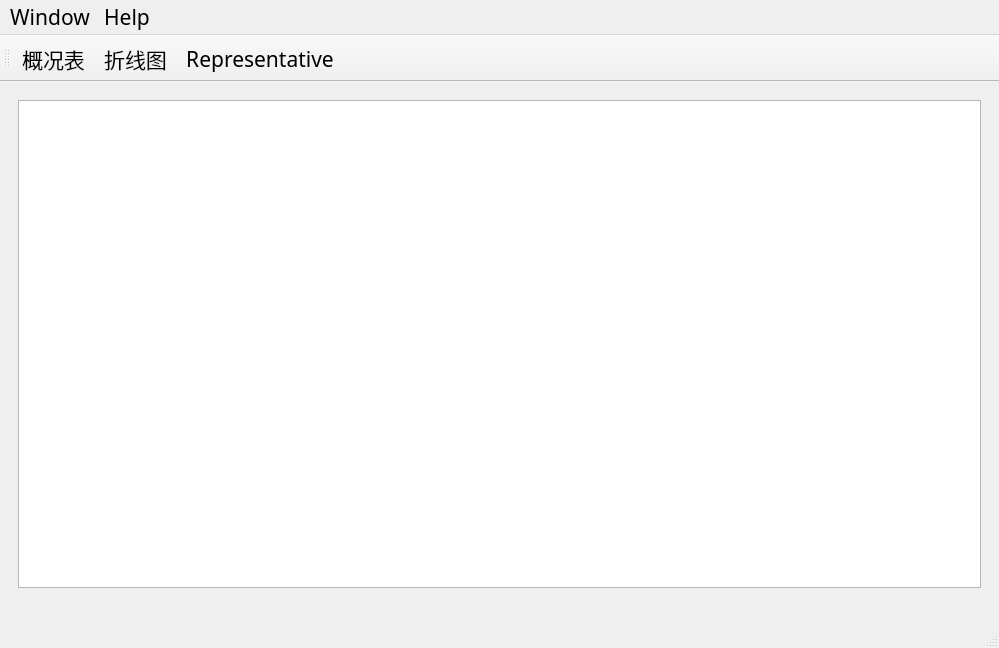
<?xml version="1.0" encoding="UTF-8"?>
<ui version="4.0">
 <class>MainWindow</class>
 <widget class="QMainWindow" name="MainWindow">
  <property name="geometry">
   <rect>
    <x>0</x>
    <y>0</y>
    <width>999</width>
    <height>648</height>
   </rect>
  </property>
  <property name="font">
   <font>
    <family>Agency FB</family>
    <pointsize>20</pointsize>
   </font>
  </property>
  <property name="contextMenuPolicy">
   <enum>Qt::DefaultContextMenu</enum>
  </property>
  <property name="windowTitle">
   <string>MainWindow</string>
  </property>
  <property name="toolButtonStyle">
   <enum>Qt::ToolButtonTextUnderIcon</enum>
  </property>
  <widget class="QWidget" name="centralwidget">
   <layout class="QGridLayout" name="gridLayout">
    <item row="2" column="0">
     <widget class="QStackedWidget" name="stackedWidget">
      <property name="currentIndex">
       <number>2</number>
      </property>
      <widget class="QWidget" name="pageLine">
       <layout class="QHBoxLayout" name="horizontalLayout_2">
        <item>
         <widget class="QSplitter" name="splitter">
          <property name="orientation">
           <enum>Qt::Horizontal</enum>
          </property>
          <widget class="QWidget" name="layoutWidget">
           <layout class="QVBoxLayout" name="verticalLayout" stretch="0,0,0,0,5,1,1,1">
            <item>
             <widget class="QFrame" name="frame">
              <property name="frameShape">
               <enum>QFrame::StyledPanel</enum>
              </property>
              <property name="frameShadow">
               <enum>QFrame::Raised</enum>
              </property>
             </widget>
            </item>
            <item>
             <widget class="QLabel" name="label_2">
              <property name="font">
               <font>
                <family>Microsoft YaHei UI</family>
                <pointsize>13</pointsize>
               </font>
              </property>
              <property name="text">
               <string>Control Single Feature (for Univariate, Scatter, Boxplot)</string>
              </property>
             </widget>
            </item>
            <item>
             <widget class="QComboBox" name="comboBox">
              <property name="enabled">
               <bool>true</bool>
              </property>
              <property name="sizePolicy">
               <sizepolicy hsizetype="Expanding" vsizetype="Fixed">
                <horstretch>0</horstretch>
                <verstretch>0</verstretch>
               </sizepolicy>
              </property>
              <property name="font">
               <font>
                <pointsize>12</pointsize>
               </font>
              </property>
             </widget>
            </item>
            <item>
             <widget class="QLabel" name="label_3">
              <property name="font">
               <font>
                <family>Microsoft YaHei UI</family>
                <pointsize>13</pointsize>
               </font>
              </property>
              <property name="text">
               <string>Control Multivariate Features</string>
              </property>
             </widget>
            </item>
            <item>
             <widget class="QScrollArea" name="scrollArea_checkbox">
              <property name="widgetResizable">
               <bool>true</bool>
              </property>
              <widget class="QWidget" name="scrollAreaWidgetContents_2">
               <property name="geometry">
                <rect>
                 <x>0</x>
                 <y>0</y>
                 <width>586</width>
                 <height>298</height>
                </rect>
               </property>
               <layout class="QVBoxLayout" name="verticalLayout_2"/>
              </widget>
             </widget>
            </item>
            <item>
             <layout class="QHBoxLayout" name="horizontalLayout">
              <item>
               <widget class="QPushButton" name="playPauseButton">
                <property name="sizePolicy">
                 <sizepolicy hsizetype="Expanding" vsizetype="Expanding">
                  <horstretch>0</horstretch>
                  <verstretch>0</verstretch>
                 </sizepolicy>
                </property>
                <property name="styleSheet">
                 <string notr="true">QPushButton#playPauseButton
{
    border: none;
}</string>
                </property>
                <property name="text">
                 <string/>
                </property>
               </widget>
              </item>
              <item>
               <widget class="QPushButton" name="restartButton">
                <property name="sizePolicy">
                 <sizepolicy hsizetype="Expanding" vsizetype="Expanding">
                  <horstretch>0</horstretch>
                  <verstretch>0</verstretch>
                 </sizepolicy>
                </property>
                <property name="styleSheet">
                 <string notr="true">QPushButton#restartButton
{
    border: none;
}</string>
                </property>
                <property name="text">
                 <string/>
                </property>
               </widget>
              </item>
             </layout>
            </item>
            <item>
             <widget class="QLabel" name="speedlabel">
              <property name="sizePolicy">
               <sizepolicy hsizetype="Expanding" vsizetype="Expanding">
                <horstretch>0</horstretch>
                <verstretch>0</verstretch>
               </sizepolicy>
              </property>
              <property name="font">
               <font>
                <family>Microsoft YaHei UI</family>
                <pointsize>20</pointsize>
               </font>
              </property>
              <property name="text">
               <string>1 times speed</string>
              </property>
             </widget>
            </item>
            <item>
             <widget class="QSlider" name="horizontalSlider">
              <property name="sizePolicy">
               <sizepolicy hsizetype="Expanding" vsizetype="Fixed">
                <horstretch>0</horstretch>
                <verstretch>0</verstretch>
               </sizepolicy>
              </property>
              <property name="orientation">
               <enum>Qt::Horizontal</enum>
              </property>
             </widget>
            </item>
           </layout>
          </widget>
          <widget class="QTabWidget" name="tab">
           <property name="font">
            <font>
             <family>Microsoft YaHei UI</family>
             <pointsize>16</pointsize>
             <weight>50</weight>
             <bold>false</bold>
            </font>
           </property>
           <property name="currentIndex">
            <number>0</number>
           </property>
           <widget class="QWidget" name="tab_singal_line">
            <attribute name="title">
             <string>Univariate</string>
            </attribute>
            <layout class="QGridLayout" name="gridLayout_2">
             <item row="0" column="0">
              <widget class="QCustomPlot" name="single_line" native="true">
               <property name="enabled">
                <bool>true</bool>
               </property>
               <property name="styleSheet">
                <string notr="true"/>
               </property>
              </widget>
             </item>
            </layout>
           </widget>
           <widget class="QWidget" name="tab_high_line">
            <attribute name="title">
             <string>Multivariate</string>
            </attribute>
            <layout class="QHBoxLayout" name="horizontalLayout_4" stretch="10">
             <item>
              <widget class="QScrollArea" name="scrollArea_line">
               <property name="font">
                <font>
                 <family>Microsoft YaHei UI</family>
                 <pointsize>16</pointsize>
                 <weight>50</weight>
                 <bold>false</bold>
                </font>
               </property>
               <property name="widgetResizable">
                <bool>true</bool>
               </property>
               <widget class="QWidget" name="scrollAreaWidgetContents">
                <property name="geometry">
                 <rect>
                  <x>0</x>
                  <y>0</y>
                  <width>358</width>
                  <height>486</height>
                 </rect>
                </property>
               </widget>
              </widget>
             </item>
            </layout>
           </widget>
           <widget class="QCustomPlot" name="pageScatter">
            <attribute name="icon">
             <iconset>
              <normaloff>image/scatter.png</normaloff>image/scatter.png</iconset>
            </attribute>
            <attribute name="title">
             <string>Scatter</string>
            </attribute>
           </widget>
           <widget class="QWidget" name="pageThreeD">
            <attribute name="icon">
             <iconset>
              <normaloff>image/3Dscatter.png</normaloff>image/3Dscatter.png</iconset>
            </attribute>
            <attribute name="title">
             <string>Trajectory</string>
            </attribute>
           </widget>
           <widget class="QWidget" name="pagePie">
            <attribute name="icon">
             <iconset>
              <normaloff>image/pie.png</normaloff>image/pie.png</iconset>
            </attribute>
            <attribute name="title">
             <string>Pieplot</string>
            </attribute>
           </widget>
           <widget class="QCustomPlot" name="pageBox">
            <attribute name="icon">
             <iconset>
              <normaloff>image/boxplot.png</normaloff>image/boxplot.png</iconset>
            </attribute>
            <attribute name="title">
             <string>Boxplot</string>
            </attribute>
           </widget>
          </widget>
         </widget>
        </item>
       </layout>
      </widget>
      <widget class="QCustomPlot" name="pageAd"/>
      <widget class="QWidget" name="pageTable">
       <layout class="QVBoxLayout" name="verticalLayout_3">
        <item>
         <widget class="QTableWidget" name="tableWidget"/>
        </item>
       </layout>
      </widget>
      <widget class="QCustomPlot" name="pageLarge">
       <widget class="QLabel" name="label">
        <property name="geometry">
         <rect>
          <x>120</x>
          <y>100</y>
          <width>151</width>
          <height>81</height>
         </rect>
        </property>
        <property name="text">
         <string>大规模数据测试 </string>
        </property>
       </widget>
      </widget>
      <widget class="QWidget" name="pageRepresentative">
       <layout class="QVBoxLayout" name="verticalLayout_6">
        <item>
         <widget class="QSplitter" name="splitter_paramter_plot">
          <property name="enabled">
           <bool>true</bool>
          </property>
          <property name="sizePolicy">
           <sizepolicy hsizetype="Expanding" vsizetype="Preferred">
            <horstretch>3</horstretch>
            <verstretch>0</verstretch>
           </sizepolicy>
          </property>
          <property name="font">
           <font>
            <family>Microsoft YaHei UI</family>
            <pointsize>13</pointsize>
            <weight>50</weight>
            <bold>false</bold>
           </font>
          </property>
          <property name="orientation">
           <enum>Qt::Horizontal</enum>
          </property>
          <widget class="QFrame" name="frame_parameter">
           <property name="sizePolicy">
            <sizepolicy hsizetype="Expanding" vsizetype="Preferred">
             <horstretch>0</horstretch>
             <verstretch>0</verstretch>
            </sizepolicy>
           </property>
           <property name="frameShape">
            <enum>QFrame::StyledPanel</enum>
           </property>
           <property name="frameShadow">
            <enum>QFrame::Raised</enum>
           </property>
           <layout class="QVBoxLayout" name="verticalLayout_4">
            <item>
             <widget class="QLabel" name="label_k">
              <property name="sizePolicy">
               <sizepolicy hsizetype="Expanding" vsizetype="Preferred">
                <horstretch>0</horstretch>
                <verstretch>0</verstretch>
               </sizepolicy>
              </property>
              <property name="text">
               <string>k</string>
              </property>
             </widget>
            </item>
            <item>
             <widget class="QSlider" name="horizontalSlider_k">
              <property name="orientation">
               <enum>Qt::Horizontal</enum>
              </property>
             </widget>
            </item>
            <item>
             <layout class="QHBoxLayout" name="horizontalLayout_k">
              <item>
               <spacer name="horizontalSpacer_label_k_num_left">
                <property name="orientation">
                 <enum>Qt::Horizontal</enum>
                </property>
                <property name="sizeHint" stdset="0">
                 <size>
                  <width>40</width>
                  <height>20</height>
                 </size>
                </property>
               </spacer>
              </item>
              <item>
               <widget class="QLabel" name="label_k_num">
                <property name="text">
                 <string>label_k_num</string>
                </property>
               </widget>
              </item>
              <item>
               <spacer name="horizontalSpacer_label_k_num_right">
                <property name="orientation">
                 <enum>Qt::Horizontal</enum>
                </property>
                <property name="sizeHint" stdset="0">
                 <size>
                  <width>40</width>
                  <height>20</height>
                 </size>
                </property>
               </spacer>
              </item>
             </layout>
            </item>
            <item>
             <widget class="QLabel" name="label_alpha">
              <property name="sizePolicy">
               <sizepolicy hsizetype="Expanding" vsizetype="Preferred">
                <horstretch>0</horstretch>
                <verstretch>0</verstretch>
               </sizepolicy>
              </property>
              <property name="text">
               <string>alpha</string>
              </property>
             </widget>
            </item>
            <item>
             <widget class="QSlider" name="horizontalSlider_alpha">
              <property name="orientation">
               <enum>Qt::Horizontal</enum>
              </property>
             </widget>
            </item>
            <item>
             <layout class="QHBoxLayout" name="horizontalLayout_alpha">
              <item>
               <widget class="QLabel" name="label_8">
                <property name="text">
                 <string>Coverage</string>
                </property>
               </widget>
              </item>
              <item>
               <spacer name="horizontalSpacer_label_alpha_num_left">
                <property name="orientation">
                 <enum>Qt::Horizontal</enum>
                </property>
                <property name="sizeHint" stdset="0">
                 <size>
                  <width>40</width>
                  <height>20</height>
                 </size>
                </property>
               </spacer>
              </item>
              <item>
               <widget class="QLabel" name="label_alpha_num">
                <property name="text">
                 <string>label_alpha_num</string>
                </property>
               </widget>
              </item>
              <item>
               <spacer name="horizontalSpacer_label_alpha_num_right">
                <property name="orientation">
                 <enum>Qt::Horizontal</enum>
                </property>
                <property name="sizeHint" stdset="0">
                 <size>
                  <width>40</width>
                  <height>20</height>
                 </size>
                </property>
               </spacer>
              </item>
              <item>
               <widget class="QLabel" name="label_9">
                <property name="text">
                 <string>Diversity</string>
                </property>
               </widget>
              </item>
             </layout>
            </item>
            <item>
             <widget class="QLabel" name="label_upload_data">
              <property name="sizePolicy">
               <sizepolicy hsizetype="Expanding" vsizetype="Preferred">
                <horstretch>0</horstretch>
                <verstretch>0</verstretch>
               </sizepolicy>
              </property>
              <property name="text">
               <string>upload data</string>
              </property>
             </widget>
            </item>
            <item>
             <widget class="QPushButton" name="uploadButton">
              <property name="text">
               <string>Click to Upload Dataset</string>
              </property>
             </widget>
            </item>
            <item>
             <layout class="QHBoxLayout" name="horizontalLayout_6">
              <item>
               <spacer name="horizontalSpacer">
                <property name="orientation">
                 <enum>Qt::Horizontal</enum>
                </property>
                <property name="sizeHint" stdset="0">
                 <size>
                  <width>40</width>
                  <height>20</height>
                 </size>
                </property>
               </spacer>
              </item>
              <item>
               <widget class="QLabel" name="label_4">
                <property name="text">
                 <string>selected column</string>
                </property>
               </widget>
              </item>
              <item>
               <spacer name="horizontalSpacer_2">
                <property name="orientation">
                 <enum>Qt::Horizontal</enum>
                </property>
                <property name="sizeHint" stdset="0">
                 <size>
                  <width>40</width>
                  <height>20</height>
                 </size>
                </property>
               </spacer>
              </item>
              <item>
               <widget class="QLabel" name="label_7">
                <property name="text">
                 <string>original column</string>
                </property>
               </widget>
              </item>
              <item>
               <spacer name="horizontalSpacer_3">
                <property name="orientation">
                 <enum>Qt::Horizontal</enum>
                </property>
                <property name="sizeHint" stdset="0">
                 <size>
                  <width>40</width>
                  <height>20</height>
                 </size>
                </property>
               </spacer>
              </item>
             </layout>
            </item>
            <item>
             <layout class="QHBoxLayout" name="horizontalLayout_5">
              <item>
               <spacer name="horizontalSpacer_4">
                <property name="orientation">
                 <enum>Qt::Horizontal</enum>
                </property>
                <property name="sizeHint" stdset="0">
                 <size>
                  <width>40</width>
                  <height>20</height>
                 </size>
                </property>
               </spacer>
              </item>
              <item>
               <widget class="QScrollArea" name="scrollArea_selected_column">
                <property name="widgetResizable">
                 <bool>true</bool>
                </property>
                <widget class="QWidget" name="scrollAreaWidgetContents_3">
                 <property name="geometry">
                  <rect>
                   <x>0</x>
                   <y>0</y>
                   <width>100</width>
                   <height>304</height>
                  </rect>
                 </property>
                </widget>
               </widget>
              </item>
              <item>
               <spacer name="horizontalSpacer_5">
                <property name="orientation">
                 <enum>Qt::Horizontal</enum>
                </property>
                <property name="sizeHint" stdset="0">
                 <size>
                  <width>40</width>
                  <height>20</height>
                 </size>
                </property>
               </spacer>
              </item>
              <item>
               <widget class="QScrollArea" name="scrollArea_original_column">
                <property name="widgetResizable">
                 <bool>true</bool>
                </property>
                <widget class="QWidget" name="scrollAreaWidgetContents_5">
                 <property name="geometry">
                  <rect>
                   <x>0</x>
                   <y>0</y>
                   <width>100</width>
                   <height>304</height>
                  </rect>
                 </property>
                </widget>
               </widget>
              </item>
              <item>
               <spacer name="horizontalSpacer_6">
                <property name="orientation">
                 <enum>Qt::Horizontal</enum>
                </property>
                <property name="sizeHint" stdset="0">
                 <size>
                  <width>40</width>
                  <height>20</height>
                 </size>
                </property>
               </spacer>
              </item>
             </layout>
            </item>
           </layout>
          </widget>
          <widget class="QFrame" name="frame_plot">
           <property name="sizePolicy">
            <sizepolicy hsizetype="Expanding" vsizetype="Preferred">
             <horstretch>0</horstretch>
             <verstretch>0</verstretch>
            </sizepolicy>
           </property>
           <property name="frameShape">
            <enum>QFrame::StyledPanel</enum>
           </property>
           <property name="frameShadow">
            <enum>QFrame::Raised</enum>
           </property>
           <layout class="QVBoxLayout" name="verticalLayout_5" stretch="1,4,1,4">
            <item>
             <layout class="QHBoxLayout" name="horizontalLayout_3">
              <item>
               <widget class="QLabel" name="label_5">
                <property name="sizePolicy">
                 <sizepolicy hsizetype="Expanding" vsizetype="Preferred">
                  <horstretch>0</horstretch>
                  <verstretch>0</verstretch>
                 </sizepolicy>
                </property>
                <property name="text">
                 <string>selected data</string>
                </property>
               </widget>
              </item>
              <item>
               <spacer name="horizontalSpacer_7">
                <property name="orientation">
                 <enum>Qt::Horizontal</enum>
                </property>
                <property name="sizeHint" stdset="0">
                 <size>
                  <width>40</width>
                  <height>20</height>
                 </size>
                </property>
               </spacer>
              </item>
              <item>
               <widget class="QLabel" name="label_selected_plot_time">
                <property name="text">
                 <string>selected plot time</string>
                </property>
               </widget>
              </item>
             </layout>
            </item>
            <item>
             <widget class="QCustomPlot" name="plot_representative" native="true">
              <property name="sizePolicy">
               <sizepolicy hsizetype="Expanding" vsizetype="Preferred">
                <horstretch>0</horstretch>
                <verstretch>0</verstretch>
               </sizepolicy>
              </property>
             </widget>
            </item>
            <item>
             <layout class="QHBoxLayout" name="horizontalLayout_7">
              <item>
               <widget class="QLabel" name="label_6">
                <property name="sizePolicy">
                 <sizepolicy hsizetype="Expanding" vsizetype="Preferred">
                  <horstretch>0</horstretch>
                  <verstretch>0</verstretch>
                 </sizepolicy>
                </property>
                <property name="text">
                 <string>original data</string>
                </property>
               </widget>
              </item>
              <item>
               <spacer name="horizontalSpacer_8">
                <property name="orientation">
                 <enum>Qt::Horizontal</enum>
                </property>
                <property name="sizeHint" stdset="0">
                 <size>
                  <width>40</width>
                  <height>20</height>
                 </size>
                </property>
               </spacer>
              </item>
              <item>
               <widget class="QLabel" name="label_original_plot_time">
                <property name="text">
                 <string>original plot time</string>
                </property>
               </widget>
              </item>
             </layout>
            </item>
            <item>
             <widget class="QCustomPlot" name="plot_original" native="true">
              <property name="sizePolicy">
               <sizepolicy hsizetype="Expanding" vsizetype="Preferred">
                <horstretch>0</horstretch>
                <verstretch>0</verstretch>
               </sizepolicy>
              </property>
             </widget>
            </item>
           </layout>
          </widget>
         </widget>
        </item>
       </layout>
      </widget>
     </widget>
    </item>
   </layout>
  </widget>
  <widget class="QMenuBar" name="menubar">
   <property name="geometry">
    <rect>
     <x>0</x>
     <y>0</y>
     <width>999</width>
     <height>28</height>
    </rect>
   </property>
   <property name="font">
    <font>
     <pointsize>16</pointsize>
    </font>
   </property>
   <widget class="QMenu" name="menu">
    <property name="font">
     <font>
      <family>Microsoft YaHei UI</family>
      <pointsize>16</pointsize>
     </font>
    </property>
    <property name="title">
     <string>Window</string>
    </property>
    <widget class="QMenu" name="menu_3">
     <property name="font">
      <font>
       <family>Microsoft YaHei</family>
       <pointsize>16</pointsize>
       <weight>50</weight>
       <bold>false</bold>
      </font>
     </property>
     <property name="contextMenuPolicy">
      <enum>Qt::DefaultContextMenu</enum>
     </property>
     <property name="title">
      <string>Open File</string>
     </property>
     <addaction name="action_Excel"/>
     <addaction name="action_Csv"/>
     <addaction name="action_Txt"/>
     <addaction name="action_OpenGauss"/>
    </widget>
    <addaction name="menu_3"/>
    <addaction name="action_Column_Type_Splitter"/>
    <addaction name="action_ad"/>
    <addaction name="action_large"/>
    <addaction name="action_quit"/>
   </widget>
   <widget class="QMenu" name="menu_2">
    <property name="font">
     <font>
      <family>Microsoft YaHei UI</family>
      <pointsize>16</pointsize>
     </font>
    </property>
    <property name="title">
     <string>Help</string>
    </property>
    <addaction name="actionhttps_doc_qt_io"/>
   </widget>
   <addaction name="menu"/>
   <addaction name="menu_2"/>
  </widget>
  <widget class="QStatusBar" name="statusbar"/>
  <widget class="QToolBar" name="toolBar">
   <property name="font">
    <font>
     <family>Agency FB</family>
     <pointsize>16</pointsize>
    </font>
   </property>
   <property name="windowTitle">
    <string>toolBar</string>
   </property>
   <property name="toolButtonStyle">
    <enum>Qt::ToolButtonTextUnderIcon</enum>
   </property>
   <attribute name="toolBarArea">
    <enum>TopToolBarArea</enum>
   </attribute>
   <attribute name="toolBarBreak">
    <bool>false</bool>
   </attribute>
   <addaction name="action_table"/>
   <addaction name="action_line"/>
   <addaction name="action_representative"/>
  </widget>
  <action name="action_quit">
   <property name="text">
    <string>Exit</string>
   </property>
   <property name="font">
    <font>
     <family>Microsoft YaHei UI</family>
     <pointsize>16</pointsize>
    </font>
   </property>
  </action>
  <action name="action_Excel">
   <property name="text">
    <string>From Excel File</string>
   </property>
   <property name="font">
    <font>
     <family>Microsoft YaHei UI</family>
     <pointsize>16</pointsize>
    </font>
   </property>
  </action>
  <action name="action_Csv">
   <property name="text">
    <string>From CSV File</string>
   </property>
   <property name="font">
    <font>
     <family>Microsoft YaHei UI</family>
     <pointsize>16</pointsize>
    </font>
   </property>
  </action>
  <action name="action_Txt">
   <property name="text">
    <string>From TXT File(Only single dimensional)</string>
   </property>
   <property name="font">
    <font>
     <family>Microsoft YaHei UI</family>
     <pointsize>16</pointsize>
    </font>
   </property>
  </action>
  <action name="action_scatter">
   <property name="text">
    <string>散点图</string>
   </property>
  </action>
  <action name="action_line">
   <property name="text">
    <string>折线图</string>
   </property>
  </action>
  <action name="action_3d">
   <property name="text">
    <string>轨迹图</string>
   </property>
  </action>
  <action name="action_pie">
   <property name="text">
    <string>饼状图</string>
   </property>
  </action>
  <action name="action_box">
   <property name="text">
    <string>盒须图</string>
   </property>
  </action>
  <action name="action_2">
   <property name="text">
    <string>盒须图</string>
   </property>
  </action>
  <action name="actionhttps_doc_qt_io">
   <property name="text">
    <string>https://doc.qt.io/</string>
   </property>
   <property name="font">
    <font>
     <family>Microsoft YaHei UI</family>
     <pointsize>16</pointsize>
    </font>
   </property>
  </action>
  <action name="action_ad">
   <property name="text">
    <string>Anomaly Detection</string>
   </property>
   <property name="font">
    <font>
     <family>Microsoft YaHei UI</family>
     <pointsize>16</pointsize>
    </font>
   </property>
  </action>
  <action name="action_OpenGauss">
   <property name="text">
    <string>From OpenGauss DB</string>
   </property>
   <property name="font">
    <font>
     <family>Microsoft YaHei UI</family>
     <pointsize>16</pointsize>
    </font>
   </property>
  </action>
  <action name="action_table">
   <property name="text">
    <string>概况表</string>
   </property>
  </action>
  <action name="action_large">
   <property name="text">
    <string>Large-Scale Data Testing</string>
   </property>
   <property name="font">
    <font>
     <family>Microsoft YaHei UI</family>
     <pointsize>16</pointsize>
    </font>
   </property>
  </action>
  <action name="action_representative">
   <property name="text">
    <string>Representative</string>
   </property>
  </action>
  <action name="action_Column_Type_Splitter">
   <property name="text">
    <string>Column Type Splitter</string>
   </property>
   <property name="font">
    <font>
     <family>Microsoft YaHei UI</family>
     <pointsize>16</pointsize>
    </font>
   </property>
  </action>
 </widget>
 <customwidgets>
  <customwidget>
   <class>QCustomPlot</class>
   <extends>QWidget</extends>
   <header>qcustomplot.h</header>
   <container>1</container>
  </customwidget>
 </customwidgets>
 <resources/>
 <connections/>
</ui>
